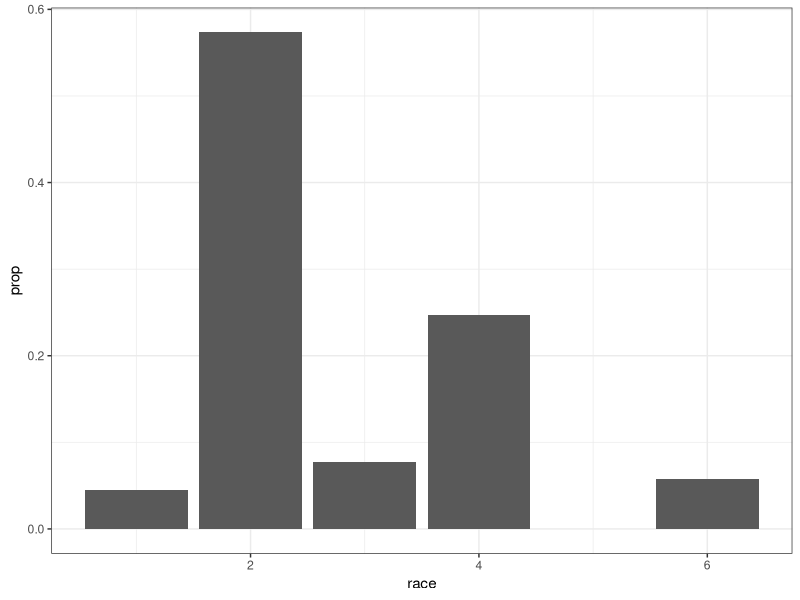

R code for this plot:
## ---- chunk 1
library(tidyverse)
library(here)
theme_set(theme_bw())
## ---- chunk 2
data <- read_csv(here("data/speed-dating.csv"),
                 progress = FALSE,
                 col_types =cols(.default = col_integer(),
                                 int_corr = col_double(),
                                 field = col_character(),
                                 from = col_character(),
                                 career = col_character(),
                                 attr = col_double(),
                                 sinc = col_double(),
                                 intel = col_double(),
                                 fun = col_double(),
                                 amb = col_double(),
                                 shar = col_double(),
                                 like = col_double(),
                                 prob = col_double(),
                                 match_es = col_double(),
                                 attr3_s = col_character(),
                                 sinc3_s = col_character(),
                                 intel3_s = col_character(),
                                 fun3_s = col_character(),
                                 amb3_s = col_character()))

data %>%
  glimpse()
## ---- chunk 3
data %>%
  na.omit(race) %>%
  ggplot(aes(race, ..prop..)) +
  geom_bar()
